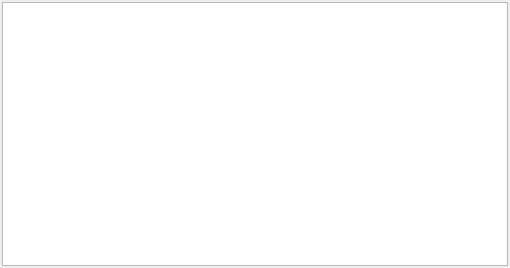
<ui version="4.0" >
 <class>ViewWidgetClass</class>
 <widget class="QWidget" name="ViewWidgetClass" >
  <property name="geometry" >
   <rect>
    <x>0</x>
    <y>0</y>
    <width>510</width>
    <height>268</height>
   </rect>
  </property>
  <property name="windowTitle" >
   <string>ViewWidget</string>
  </property>
  <layout class="QVBoxLayout" >
   <property name="spacing" >
    <number>0</number>
   </property>
   <property name="leftMargin" >
    <number>2</number>
   </property>
   <property name="topMargin" >
    <number>2</number>
   </property>
   <property name="rightMargin" >
    <number>2</number>
   </property>
   <property name="bottomMargin" >
    <number>2</number>
   </property>
   <item>
    <widget class="QWidget" native="1" name="wdtToolBar" />
   </item>
   <item>
    <widget class="TextBrowser" name="tedViewer" >
     <property name="openExternalLinks" >
      <bool>false</bool>
     </property>
     <property name="openLinks" >
      <bool>false</bool>
     </property>
    </widget>
   </item>
  </layout>
 </widget>
 <layoutdefault spacing="6" margin="11" />
 <customwidgets>
  <customwidget>
   <class>TextBrowser</class>
   <extends>QTextBrowser</extends>
   <header>textbrowser.h</header>
  </customwidget>
 </customwidgets>
 <resources/>
 <connections/>
</ui>
